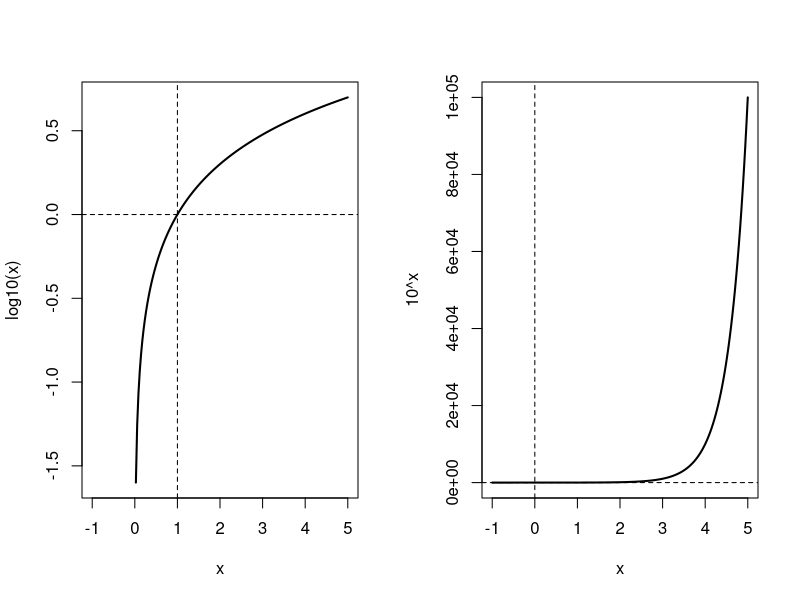
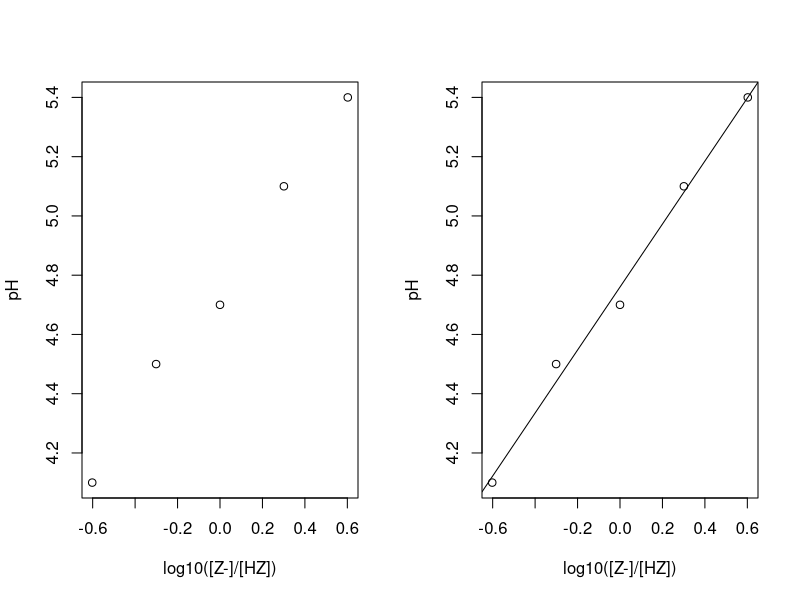

These charts were generated, in order, by the following R code:
## ---- chunk 1
10^3
## ---- chunk 2
log10(1000)
## ---- chunk 3
log10(1500)
## ---- chunk 4
log2(1024)
## ---- chunk 5
log(1000, 3) # logaritme van 1000 met grondgetal 3
log(x=1000, base=3) # explicietere notatie
## ---- chunk 6
x <- seq(-1, 5, length.out = 200) # discretisatie van de x-as

par(mfrow = c(1,2)) # maak twee plots

# plot log10(x)
plot(x, log10(x), type = "l", lwd = 2,
     xlab = "x", ylab = "log10(x)")
abline(h = 0, lty = 2) # horizontale lijn op y=0
abline(v = 1, lty = 2) # verticale lijn op x=1


# plot 10^x
plot(x, 10^x, type = "l", lwd = 2,
     xlab = "x", ylab = "10^x")
abline(h = 1, lty = 2)
abline(v = 0, lty = 2)
## ---- chunk 7
vol_gewenst <- 150
conc_gewenst <- 0.20
MW <- 136.08
## ---- chunk 8
vol_gewenst
## ---- chunk 9
massa_nodig <- 0 # vervang met je berekening!
massa_nodig # print je antwoord
## ---- chunk 10
massa_gewogen <- rnorm(1, mean = massa_nodig, sd = 0.05)
massa_gewogen
## ---- chunk 11
vol_aangepast <- 0 # vervang met je berekening!
round(vol_aangepast, 2) # print de uitkomst met 2 decimalen
## ---- chunk 12
pH_A <- 7
HZ_A <- 0.2
## ---- chunk 13
Z_A <- 10^(-(14 - pH_A))
Z_A
## ---- chunk 14
pKz_A <- 0 # vervang met je berekening!
pKz_A
## ---- chunk 15
ratio <- c(4, 2, 1, 0.5, 0.25)          # [Z-]/[HZ] op vijf momenten
pH_gemeten <- c(5.4, 5.1, 4.7, 4.5, 4.1)   # fictieve metingen

x <- log10(ratio)

plot(x, pH_gemeten, xlab = "log10([Z-]/[HZ])", ylab = "pH")
## ---- chunk 16
model <- lm(pH_gemeten ~ x)

plot(x, pH_gemeten, xlab = "log10([Z-]/[HZ])", ylab = "pH")
abline(model)
